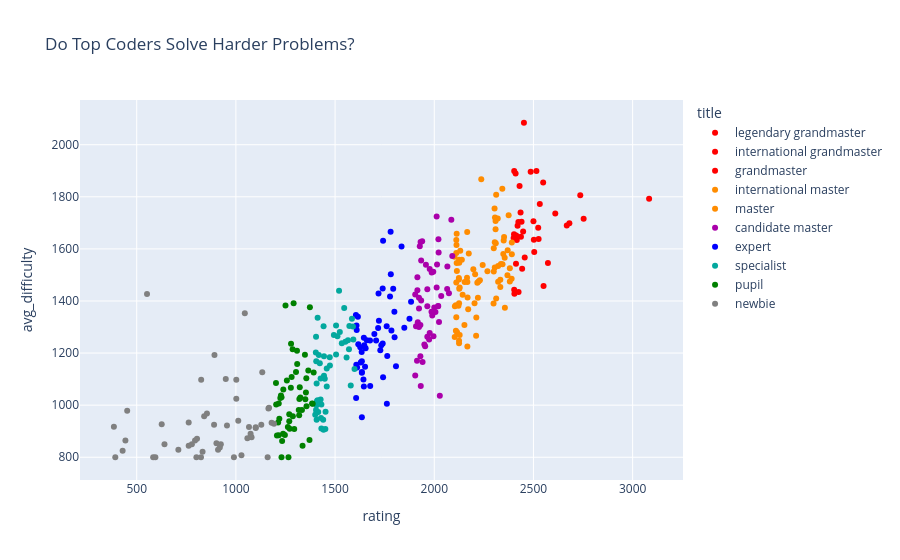

Here is the notebook cell this chart was saved with:
### Code cell
fig = px.scatter(
    df,
    x="rating",
    y="avg_difficulty",
    color="title",
    color_discrete_map=CF_COLOURS,
    title="Do Top Coders Solve Harder Problems?",
    hover_data=["handle", "contest_count"]
)
fig.show()

### Figure 1 — Plotly figure (JSON) as saved in the notebook; plotly's stock layout.template omitted (floating-point values rounded to 4 significant figures)
{"data": [{"customdata": [["Dominater069", 88]], "hovertemplate": "title=legendary grandmaster<br>rating=%{x}<br>avg_difficulty=%{y}<br>handle=%{customdata[0]}<br>contest_count=%{customdata[1]}<extra></extra>", "legendgroup": "legendary grandmaster", "marker": {"color": "#FF0000", "symbol": "circle"}, "mode": "markers", "name": "legendary grandmaster", "orientation": "v", "showlegend": true, "type": "scatter", "x": [3083], "xaxis": "x", "y": [1792.0], "yaxis": "y"}, {"customdata": [["kal013", 51], ["kshitij_sodani", 121], ["T1duS", 156], ["yashChandnani", 124], ["MridulAhi", 114]], "hovertemplate": "title=international grandmaster<br>rating=%{x}<br>avg_difficulty=%{y}<br>handle=%{customdata[0]}<br>contest_count=%{customdata[1]}<extra></extra>", "legendgroup": "international grandmaster", "marker": {"color": "#FF0000", "symbol": "circle"}, "mode": "markers", "name": "international grandmaster", "orientation": "v", "showlegend": true, "type": "scatter", "x": [2753, 2736, 2681, 2668, 2610], "xaxis": "x", "y": [1716.0, 1806.0, 1698.0, 1690.0, 1736.0], "yaxis": "y"}, {"customdata": [["i_will_be_less_than_blue", 31], ["ElDiablo", 85], ["rajat1603", 111], ["amnesiac_dusk", 121], ["SmolBrain", 143], ["amit_swami", 10], ["Everule", 97], ["CoderAnshu", 71], ["nishant403", 76], ["Sumeet.Varma", 46], ["jtnydv25", 174], ["Ashishgup", 139], ["TinTin_in_Quant", 40], ["pikel_rik", 82], ["KDVinit", 136], ["rivalq", 42], ["arnabmanna", 35], ["Baba", 60], ["cerberus97", 200], ["TechNite", 38], ["IceKnight1093", 192], ["teja349", 103], ["invertedwinger", 96], ["AwakeAnay", 118], ["harsh__h", 227], ["BhaskarTM", 39], ["-...-", 13], ["pranjal.ssh", 26], ["sai-17", 117], ["doped.silicon", 94], ["yash_daga", 77]], "hovertemplate": "title=grandmaster<br>rating=%{x}<br>avg_difficulty=%{y}<br>handle=%{customdata[0]}<br>contest_count=%{customdata[1]}<extra></extra>", "legendgroup": "grandmaster", "marker": {"color": "#FF0000", "symbol": "circle"}, "mode": "markers", "name": "grandmaster", "orientation": "v", "showlegend": true, "type": "scatter", "x": [2573, 2551, 2549, 2532, 2526, 2524, 2515, 2504, 2502, 2500, 2486, 2456, 2452, 2448, 2443, 2440, 2437, 2435, 2430, 2425, 2424, 2420, 2416, 2413, 2412, 2410, 2404, 2403, 2403, 2402, 2400], "xaxis": "x", "y": [1546.0, 1457.0, 1855.0, 1772.0, 1638.0, 1681.0, 1899.0, 1588.0, 1635.0, 1706.0, 1896.0, 1567.0, 2084.0, 1667.0, 1523.0, 1704.0, 1647.0, 1739.0, 1842.0, 1435.0, 1703.0, 1689.0, 1635.0, 1651.0, 1543.0, 1890.0, 1428.0, 1899.0, 1443.0, 1656.0, 1642.0], "yaxis": "y"}, {"customdata": [["buri_buri_zaemon_", 90], ["hitman623", 130], ["Kalptaru", 75], ["NoCodeNoLife", 80], ["far_from_NOOB", 108], ["alecsyde", 75], ["vsriram1012", 112], ["Autocrat2005", 15], ["socho", 113], ["namo_superstar", 10], ["demoralizer", 56], ["dnshgyl21", 126], ["toothbrush", 54], ["xorfire", 47], ["gvaibhav21", 73], ["Harsh_kunwar", 95], ["Rodger2041", 76], ["used-fft", 24], ["abhinavvv306", 97], ["rishabh7699", 51], ["shiven", 143], ["mbrc", 88], ["the_nightmare", 116], ["DrearyJoke", 11], ["Ashwanth.K", 122], ["gaurav172", 136], ["tusg25", 79], ["TaherPatanwala", 8], ["akashdeep", 110], ["satyaki3794", 104], ["GodSpeed98", 19], ["shorya1835", 96]], "hovertemplate": "title=international master<br>rating=%{x}<br>avg_difficulty=%{y}<br>handle=%{customdata[0]}<br>contest_count=%{customdata[1]}<extra></extra>", "legendgroup": "international master", "marker": {"color": "#FF8C00", "symbol": "circle"}, "mode": "markers", "name": "international master", "orientation": "v", "showlegend": true, "type": "scatter", "x": [2391, 2391, 2390, 2381, 2381, 2375, 2370, 2369, 2356, 2355, 2352, 2350, 2348, 2344, 2343, 2336, 2333, 2333, 2322, 2322, 2320, 2312, 2312, 2310, 2309, 2309, 2306, 2305, 2305, 2304, 2300, 2300], "xaxis": "x", "y": [1579.0, 1624.0, 1485.0, 1526.0, 1475.0, 1729.0, 1595.0, 1499.0, 1374.0, 1566.0, 1646.0, 1632.0, 1580.0, 1541.0, 1831.0, 1542.0, 1454.0, 1482.0, 1534.0, 1474.0, 1717.0, 1808.0, 1410.0, 1621.0, 1707.0, 1676.0, 1720.0, 1528.0, 1625.0, 1755.0, 1602.0, 1513.0], "yaxis": "y"}, {"customdata": [["God_Of_Blunder", 23], ["IndianICPC-Joke.", 7], ["Emikooh", 43], ["aviroop123", 88], ["sv1shan", 162], ["klexis", 77], ["aryan12", 149], ["ChinmayKarnik", 68], ["romegenixxx", 30], ["new_mistakes", 24], ["priyanshu_bhardwaj", 13], ["orientor", 85], ["djdolls", 29], ["Sumeet.Shirgure", 78], ["PR_0202", 82], ["knight_on_the_board", 16], ["Jinjazilla", 43], ["phpduke", 46], ["vivace_jr", 93], ["Pols_Agyi_Pols", 155], ["KharYusuf", 72], ["abhi-bnsl", 37], ["Priyank", 53], ["Ankit_332", 87], ["garuna", 47], ["fireheart17", 83], ["manavj7", 23], ["ak82", 37], ["kp_26", 59], ["Dark__Seith", 59], ["Hitesh_0301", 126], ["pk_27", 152], ["skhan_org", 112], ["aman28rwt", 123], ["bananasaur", 139], ["MFStarboy", 9], ["Chahel", 66], ["akcube", 116], ["professor_flux", 84], ["smz.26", 16], ["Jaydeep999997", 108], ["arjundabra", 58], ["fantasy420x", 9], ["hakaishin_3181", 73], ["n00bie", 27], ["Enigma27", 122], ["NightSky", 91], ["av22", 35], ["_BANKAI_", 37], ["thor_7", 6]], "hovertemplate": "title=master<br>rating=%{x}<br>avg_difficulty=%{y}<br>handle=%{customdata[0]}<br>contest_count=%{customdata[1]}<extra></extra>", "legendgroup": "master", "marker": {"color": "#FF8C00", "symbol": "circle"}, "mode": "markers", "name": "master", "orientation": "v", "showlegend": true, "type": "scatter", "x": [2299, 2268, 2244, 2237, 2230, 2223, 2220, 2217, 2212, 2211, 2206, 2203, 2197, 2174, 2171, 2168, 2167, 2167, 2166, 2165, 2153, 2152, 2143, 2139, 2131, 2128, 2128, 2126, 2126, 2125, 2125, 2125, 2125, 2124, 2124, 2122, 2115, 2114, 2113, 2113, 2112, 2111, 2111, 2111, 2111, 2109, 2109, 2104, 2103, 2102], "xaxis": "x", "y": [1390.0, 1514.0, 1538.0, 1867.0, 1479.0, 1475.0, 1413.0, 1470.0, 1337.0, 1267.0, 1503.0, 1391.0, 1522.0, 1582.0, 1368.0, 1414.0, 1225.0, 1473.0, 1665.0, 1489.0, 1473.0, 1307.0, 1424.0, 1558.0, 1592.0, 1269.0, 1452.0, 1546.0, 1447.0, 1247.0, 1391.0, 1558.0, 1238.0, 1488.0, 1482.0, 1382.0, 1280.0, 1515.0, 1546.0, 1658.0, 1615.0, 1635.0, 1338.0, 1471.0, 1584.0, 1384.0, 1285.0, 1380.0, 1262.0, 1570.0], "yaxis": "y"}, {"customdata": [["Bliss_of_comprehension", 76], ["aditya2005", 43], ["Ridham.", 114], ["abhidot", 185], ["Dragokj03", 159], ["amolpratap007", 50], ["karthik789murugan", 7], ["Rimuru.123", 35], ["SagittariusAstar", 9], ["ethicoder", 11], ["pasricha_dhruv", 133], ["CrazyMerlyn", 25], ["rushabh7", 85], ["prakhar_777", 36], ["shlokagrawal", 29], ["satylogin", 28], ["sangram03", 87], ["malviyanshiv", 53], ["srijan123j", 55], ["BlueMistakes", 4], ["quizywiz", 31], ["yotin", 191], ["hehe21", 52], ["youtuber", 70], ["yoichi_isagi", 21], ["kamado", 7], ["meme", 75], ["notQueue", 21], ["ShubhamAvasthi", 239], ["justbaka", 43], ["vinuthegr8", 67], ["NotAryan", 48], ["agrawal117", 30], ["BeTheStar27", 20], ["ChandrashekharD", 67], ["Codingsucksbutmakesmoney", 33], ["itisalways42", 29], ["late_night_dreams", 69], ["utkarsh_kumar", 45], ["BhavayGoyal", 63], ["4lt_5hift_3lite", 10], ["Sumeet_mishra", 102], ["ankit-chauhan", 51], ["deepak0004", 18], ["Dishant_18", 122], ["StrikingCoupoid08", 14], ["KalshuCodes", 66], ["myth_gemphir", 63], ["BitWizz", 56], ["SyberCage", 60]], "hovertemplate": "title=candidate master<br>rating=%{x}<br>avg_difficulty=%{y}<br>handle=%{customdata[0]}<br>contest_count=%{customdata[1]}<extra></extra>", "legendgroup": "candidate master", "marker": {"color": "#AA00AA", "symbol": "circle"}, "mode": "markers", "name": "candidate master", "orientation": "v", "showlegend": true, "type": "scatter", "x": [2091, 2086, 2074, 2066, 2065, 2035, 2028, 2024, 2022, 2021, 2020, 2019, 2014, 2012, 2012, 2006, 2000, 1996, 1995, 1990, 1987, 1986, 1977, 1977, 1974, 1965, 1965, 1965, 1958, 1954, 1950, 1941, 1939, 1934, 1934, 1932, 1931, 1930, 1930, 1927, 1923, 1923, 1923, 1917, 1915, 1915, 1913, 1908, 1904, 1904], "xaxis": "x", "y": [1572.0, 1711.0, 1430.0, 1533.0, 1446.0, 1419.0, 1036.0, 1319.0, 1586.0, 1637.0, 1380.0, 1380.0, 1540.0, 1451.0, 1725.0, 1358.0, 1375.0, 1265.0, 1512.0, 1344.0, 1509.0, 1359.0, 1277.0, 1523.0, 1253.0, 1379.0, 1445.0, 1263.0, 1539.0, 1226.0, 1233.0, 1166.0, 1629.0, 1556.0, 1402.0, 1073.0, 1626.0, 1188.0, 1308.0, 1610.0, 1301.0, 1371.0, 1412.0, 1318.0, 1441.0, 1491.0, 1170.0, 1303.0, 1114.0, 1425.0], "yaxis": "y"}, {"customdata": [["godsparticle", 100], ["im_115", 98], ["itachi_uchiha118", 23], ["small_doubt", 20], ["T_Bone", 51], ["Dustin62", 9], ["asvcracker007", 42], ["kshitij_07", 57], ["_Dimpal_", 111], ["BinaryPioneer", 59], ["CoderPenguin", 41], ["DeadMan69", 81], ["LordAditya", 148], ["Vaibhav_Singh9888", 43], ["Top.G", 7], ["Kiroumaru", 2], ["aniketgupta30", 32], ["Sagar_Savaliya", 65], ["palash_07", 25], ["an1ket_62", 178], ["Adith1000", 90], ["yashviradiya", 57], ["Aditya_Gupta", 105], ["SJ26", 32], ["YashVashisht", 28], ["Hetkumar_Patel", 32], ["Arvind_Tomar", 76], ["sanjiv.shenoy", 44], ["m_patel", 41], ["umg_2004", 83], ["maanayush_17", 30], ["retrostoat", 20], ["MR.Shiva", 19], ["Unknown-one", 6], ["wanderer163", 51], ["KruNULL", 152], ["aayush_bg", 63], ["c_kumaar", 24], ["wooohooo", 10], ["jgtumkar", 45], ["Abhi_1997", 7], ["tazger", 15], ["purbenduHalder", 26], ["0x45", 17], ["Sp0idermon-Happy_at_Home", 32], ["f1ip_f1op", 64], ["anshhhhh", 47], ["ashwinisingh27", 23], ["Darknight007", 14], ["sankalp_", 50]], "hovertemplate": "title=expert<br>rating=%{x}<br>avg_difficulty=%{y}<br>handle=%{customdata[0]}<br>contest_count=%{customdata[1]}<extra></extra>", "legendgroup": "expert", "marker": {"color": "#0000FF", "symbol": "circle"}, "mode": "markers", "name": "expert", "orientation": "v", "showlegend": true, "type": "scatter", "x": [1883, 1875, 1849, 1835, 1807, 1800, 1799, 1793, 1784, 1781, 1780, 1777, 1763, 1761, 1760, 1742, 1742, 1740, 1740, 1733, 1728, 1721, 1719, 1717, 1707, 1698, 1677, 1676, 1660, 1654, 1651, 1647, 1645, 1645, 1643, 1635, 1635, 1635, 1635, 1634, 1629, 1627, 1617, 1615, 1611, 1609, 1608, 1607, 1606, 1605], "xaxis": "x", "y": [1397.0, 1332.0, 1297.0, 1610.0, 1149.0, 1260.0, 1358.0, 1447.0, 1287.0, 1503.0, 1666.0, 1418.0, 1189.0, 1006.0, 1303.0, 1631.0, 1107.0, 1448.0, 1237.0, 1230.0, 1211.0, 1324.0, 1429.0, 1297.0, 1248.0, 1273.0, 1074.0, 1248.0, 1249.0, 1218.0, 1147.0, 1230.0, 1072.0, 1259.0, 1099.0, 1127.0, 1125.0, 953.6, 1169.0, 1204.0, 1164.0, 1223.0, 1234.0, 1339.0, 1145.0, 1288.0, 1306.0, 1155.0, 1027.0, 1346.0], "yaxis": "y"}, {"customdata": [["random_001", 29], ["shikhar2k01", 136], ["Zobio", 54], ["nantha_manish", 78], ["RahkinM", 6], ["flakes24", 98], ["Greyitis", 48], ["jayesh_muley", 19], ["bxtch8008", 44], ["s0ber_", 17], ["tokuchi", 83], ["blackcoder0212", 125], ["Revs", 27], ["DarkRealm018", 12], ["Prajit717", 27], ["Bumbler", 27], ["vaibhav_1710", 98], ["thelonesailor", 130], ["hav0k", 12], ["Chinmay_Kulkarni_Codes", 50], ["Virus_ki_Pen", 42], ["aniket965", 2], ["Cute-panda", 25], ["Advanceraider", 6], ["Rahulkr_620", 42], ["Kush_313", 7], ["rum22", 33], ["Rohit_28", 26], ["_jellybean", 33], ["viveknamaye", 63], ["Saurabh124", 99], ["vineetalp002", 18], ["upsachin", 11], ["ishaan19code", 42], ["nayan_abhi", 24], ["virat03", 43], ["Amz42", 60], ["Vishnu_Tirth", 35], ["_IMMORTAL_", 26], ["devanshv17", 7], ["mohitksharma2322", 60], ["Mudit21", 45], ["ashishsaraswat1912", 13], ["krsna.nandula", 1], ["18071A0481", 1], ["Realitycheck", 66], ["abhaykumarjnvnit", 46], ["writetoom2003", 22], ["bruce_x001", 95], ["RonQ", 19]], "hovertemplate": "title=specialist<br>rating=%{x}<br>avg_difficulty=%{y}<br>handle=%{customdata[0]}<br>contest_count=%{customdata[1]}<extra></extra>", "legendgroup": "specialist", "marker": {"color": "#03A89E", "symbol": "circle"}, "mode": "markers", "name": "specialist", "orientation": "v", "showlegend": true, "type": "scatter", "x": [1598, 1592, 1590, 1585, 1579, 1572, 1570, 1565, 1558, 1552, 1546, 1534, 1524, 1520, 1512, 1505, 1505, 1494, 1474, 1473, 1458, 1458, 1452, 1451, 1448, 1444, 1444, 1442, 1442, 1440, 1431, 1431, 1429, 1427, 1427, 1423, 1418, 1415, 1412, 1412, 1409, 1407, 1407, 1407, 1406, 1405, 1404, 1404, 1403, 1400], "xaxis": "x", "y": [1139.0, 1252.0, 1302.0, 1332.0, 1075.0, 1304.0, 1215.0, 1249.0, 1183.0, 1244.0, 1373.0, 1238.0, 1281.0, 1440.0, 1265.0, 1194.0, 1306.0, 1269.0, 1152.0, 1184.0, 1072.0, 1141.0, 974.3, 908.3, 1102.0, 1112.0, 1188.0, 905.1, 1303.0, 943.8, 1003.0, 910.4, 951.1, 1103.0, 1022.0, 1161.0, 1193.0, 974.0, 1335.0, 1019.0, 1016.0, 943.6, 1083.0, 971.4, 1000.0, 1168.0, 1263.0, 981.7, 1202.0, 963.6], "yaxis": "y"}, {"customdata": [["Devil_221", 43], ["CodeSaranghae_", 11], ["proof_by_magic", 10], ["mohit_pandey", 19], ["pypypraful", 2], ["burkeshoes", 12], ["Wigan", 19], ["bajajshivam178", 15], ["Francis010", 38], ["sachin_ji", 27], ["suraj1611", 40], ["bhaiyagaming2021", 5], ["Dark_phoenix6127", 24], ["paddy_29", 18], ["Tus_har0112", 30], ["Saidam_Venkatesh", 44], ["noogle05", 3], ["nishant_sachdeva", 19], ["sakshi21g", 86], ["alt.sucks", 14], ["adityag558", 37], ["Nats_23", 2], ["vaibhaviiitb", 9], ["Vishwa_savani", 60], ["Manish210", 46], ["Tanya_", 29], ["manas0008", 13], ["sethuiyer95", 3], ["shrivats", 63], ["Rj_coder_iitian", 17], ["carnage28", 14], ["parth191", 2], ["Chaheti", 12], ["amrit2104", 34], ["just_ritik", 14], ["4O4_stillnotfound", 21], ["KeshavaDk", 15], ["shubhammaurya767", 28], ["ShashwatMishra2411", 6], ["_arun_", 3], ["sharmahimanshu", 27], ["Qn_14", 28], ["Rishi2611", 14], ["sandy_2", 42], ["aadi07", 18], ["sanyamjain9675", 5], ["its_aashishp", 7], ["nandita_hm", 17], ["Dhvanil_Patel_23", 38], ["....4", 42]], "hovertemplate": "title=pupil<br>rating=%{x}<br>avg_difficulty=%{y}<br>handle=%{customdata[0]}<br>contest_count=%{customdata[1]}<extra></extra>", "legendgroup": "pupil", "marker": {"color": "#008000", "symbol": "circle"}, "mode": "markers", "name": "pupil", "orientation": "v", "showlegend": true, "type": "scatter", "x": [1392, 1387, 1384, 1373, 1371, 1365, 1356, 1355, 1353, 1350, 1348, 1336, 1333, 1325, 1322, 1320, 1319, 1317, 1309, 1308, 1303, 1294, 1291, 1287, 1286, 1281, 1278, 1277, 1271, 1269, 1269, 1265, 1262, 1257, 1250, 1247, 1239, 1238, 1233, 1230, 1230, 1227, 1224, 1219, 1216, 1216, 1213, 1207, 1203, 1202], "xaxis": "x", "y": [1125.0, 1005.0, 1006.0, 1376.0, 866.7, 1133.0, 995.9, 1103.0, 1048.0, 1023.0, 1194.0, 844.2, 981.3, 1030.0, 1069.0, 1024.0, 961.1, 981.3, 1158.0, 1209.0, 1128.0, 908.2, 1391.0, 957.7, 1214.0, 1108.0, 1236.0, 1067.0, 909.4, 964.9, 938.3, 800.0, 916.3, 1094.0, 1382.0, 885.4, 1060.0, 890.5, 862.5, 800.0, 1030.0, 1037.0, 1028.0, 947.6, 884.8, 1006.0, 933.3, 883.8, 1003.0, 1085.0], "yaxis": "y"}, {"customdata": [["baishalidebk_1312", 4], ["Sam_173", 17], ["parth.gupta0605", 25], ["deepakmarudi2024", 20], ["sumukhgupta", 3], ["ishanjn.jain", 37], ["lakshaysharma", 56], ["Fahad05", 14], ["SKnight2", 21], ["willGaxXx", 12], ["bochaliya", 10], ["KMC272117_Shahid", 6], ["Sambhav20", 8], ["adhi12", 47], ["carrotcake", 12], ["IncomingRedemptionArc", 7], ["raj24sahil", 23], ["karthikkamal", 90], ["red_coderiiitbh", 13], ["shaiknoorhameeda", 4], ["Gok_B", 14], ["_ansii_", 56], ["priyankadeshmukh", 12], ["Rayirth_S", 10], ["cookies04", 3], ["shini166", 11], ["Owais0947", 12], ["RishiVerma", 13], ["hanisntsolo", 26], ["Rahul_singh007", 4], ["atavalinamratha", 5], ["softcodeln", 64], ["DyPhenetac", 7], ["akash.kkrr.0811", 18], ["Shikhar45", 8], ["kiran1929", 3], ["dwivediianu73", 9], ["Tokyo24", 13], ["thedarksoy", 14], ["ShubhamJ2001", 6], ["Artemyst", 2], ["samarth9201", 2], ["Chiku_", 2], ["asritha7125", 2], ["anu_codes03", 1], ["Lohith_reddy", 10], ["Snehashis", 1], ["ayyushraj", 1], ["i_love_sakshi_sharma", 1], ["Direhowl", 1]], "hovertemplate": "title=newbie<br>rating=%{x}<br>avg_difficulty=%{y}<br>handle=%{customdata[0]}<br>contest_count=%{customdata[1]}<extra></extra>", "legendgroup": "newbie", "marker": {"color": "#808080", "symbol": "circle"}, "mode": "markers", "name": "newbie", "orientation": "v", "showlegend": true, "type": "scatter", "x": [1192, 1180, 1167, 1164, 1160, 1133, 1128, 1100, 1100, 1079, 1075, 1074, 1066, 1058, 1045, 1028, 1012, 1002, 1002, 990, 955, 949, 924, 919, 910, 902, 892, 890, 854, 840, 832, 825, 824, 804, 801, 794, 778, 762, 762, 710, 640, 626, 594, 583, 552, 452, 443, 429, 392, 385], "xaxis": "x", "y": [928.6, 932.9, 990.2, 987.0, 800.0, 1126.0, 925.3, 912.5, 914.8, 876.4, 878.6, 890.5, 915.9, 872.7, 1353.0, 807.7, 940.2, 1098.0, 1025.0, 800.0, 921.6, 1101.0, 850.0, 837.1, 828.4, 853.8, 1193.0, 924.3, 967.9, 957.3, 821.1, 1098.0, 800.0, 871.4, 800.0, 864.7, 850.0, 843.8, 933.3, 828.6, 850.0, 926.5, 800.0, 800.0, 1426.0, 978.3, 864.7, 825.0, 800.0, 916.7], "yaxis": "y"}], "layout": {"legend": {"title": {"text": "title"}, "tracegroupgap": 0}, "title": {"text": "Do Top Coders Solve Harder Problems?"}, "xaxis": {"anchor": "y", "domain": [0, 1], "title": {"text": "rating"}}, "yaxis": {"anchor": "x", "domain": [0, 1], "title": {"text": "avg_difficulty"}}}}
